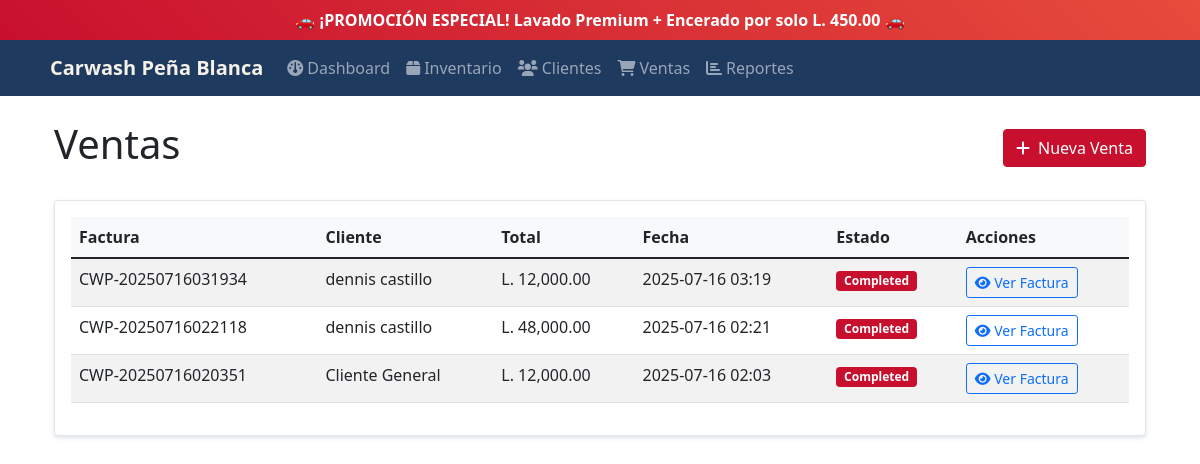
The app's page /sales with its own data.
### tables this page shows
CREATE TABLE sales (
            id INTEGER PRIMARY KEY AUTOINCREMENT,
            customer_id INTEGER,
            total REAL NOT NULL,
            tax REAL DEFAULT 0,
            discount REAL DEFAULT 0,
            payment_method TEXT,
            status TEXT DEFAULT 'completed',
            invoice_number TEXT UNIQUE,
            created_at TIMESTAMP DEFAULT CURRENT_TIMESTAMP,
            FOREIGN KEY (customer_id) REFERENCES customers (id)
        );

CREATE TABLE customers (
            id INTEGER PRIMARY KEY AUTOINCREMENT,
            name TEXT NOT NULL,
            phone TEXT,
            email TEXT,
            address TEXT,
            created_at TIMESTAMP DEFAULT CURRENT_TIMESTAMP
        );

### main.py (the view)
@app.route('/sales')
def sales():
    conn = get_db_connection()
    sales = conn.execute("""
        SELECT s.id, s.invoice_number, c.name as customer_name, s.total, s.created_at, s.status
        FROM sales s
        LEFT JOIN customers c ON s.customer_id = c.id
        ORDER BY s.created_at DESC
    """).fetchall()
    conn.close()
    return render_template('sales.html', sales=sales)

### main.py (called while the page is built)
def get_db_connection():
    conn = sqlite3.connect('carwash.db')
    conn.row_factory = sqlite3.Row
    return conn

### templates/sales.html (shortened to what this page needs)
{% extends "base.html" %}
{% block content %}
<div class="row">
    <div class="col-12">
        <div class="d-flex justify-content-between align-items-center mb-4">
            <h1>Ventas</h1>
            <a href="{{ url_for('new_sale') }}" class="btn btn-success">
                <i class="fas fa-plus me-2"></i>Nueva Venta
            </a>
        </div>
    </div>
</div>
<div class="row">
    <div class="col-12">
        <div class="card">
            <div class="card-body">
                {% if sales %}
                <div class="table-responsive">
                    <table class="table table-striped">
                        <thead>
                            <tr>
                                <th>Factura</th>
                                <th>Cliente</th>
                                <th>Total</th>
                                <th>Fecha</th>
                                <th>Estado</th>
                                <th>Acciones</th>
                            </tr>
                        </thead>
                        <tbody>
                            {% for sale in sales %}
                            <tr>
                                <td>{{ sale.invoice_number }}</td>
                                <td>{{ sale.customer_name or 'Cliente General' }}</td>
                                <td>L. {{ "{:,.2f}".format(sale.total) }}</td>
                                <td>{{ sale.created_at[:16] }}</td>
                                <td>
                                    <span class="badge bg-success">{{ sale.status.title() }}</span>
                                </td>
                                <td>
                                    <a href="{{ url_for('view_invoice', sale_id=sale.id) }}" class="btn btn-sm btn-outline-primary">
                                        <i class="fas fa-eye"></i> Ver Factura
                                    </a>
                                </td>
                            </tr>
                            {% endfor %}
                        </tbody>
                    </table>
                </div>
                {% else %}
                <p class="text-muted">No hay ventas registradas.</p>
                {% endif %}
            </div>
        </div>
    </div>
</div>
{% endblock %}

### templates/base.html (style rules this page uses)
:root { --primary-navy: #1e3a5f; --secondary-red: #c8102e; --accent-cream: #f5f0e8; --light-gray: #f8f9fa; }
.card { box-shadow: 0 0.125rem 0.25rem rgba(30, 58, 95, 0.15); border: 1px solid rgba(30, 58, 95, 0.125); }
.table th { background-color: var(--light-gray); }
.btn-success { background-color: var(--secondary-red); border-color: var(--secondary-red); }
.bg-success { background-color: var(--secondary-red) !important; }

### records on screen
sales: invoice_number "CWP-20250716031934", name "dennis castillo", total "12,000.00", created_at "2025-07-16 03:19", status "Completed"
sales: invoice_number "CWP-20250716022118", name "dennis castillo", total "48,000.00", created_at "2025-07-16 02:21", status "Completed"
sales: invoice_number "CWP-20250716020351", customer_name "Cliente General", total "12,000.00", created_at "2025-07-16 02:03", status "Completed"
